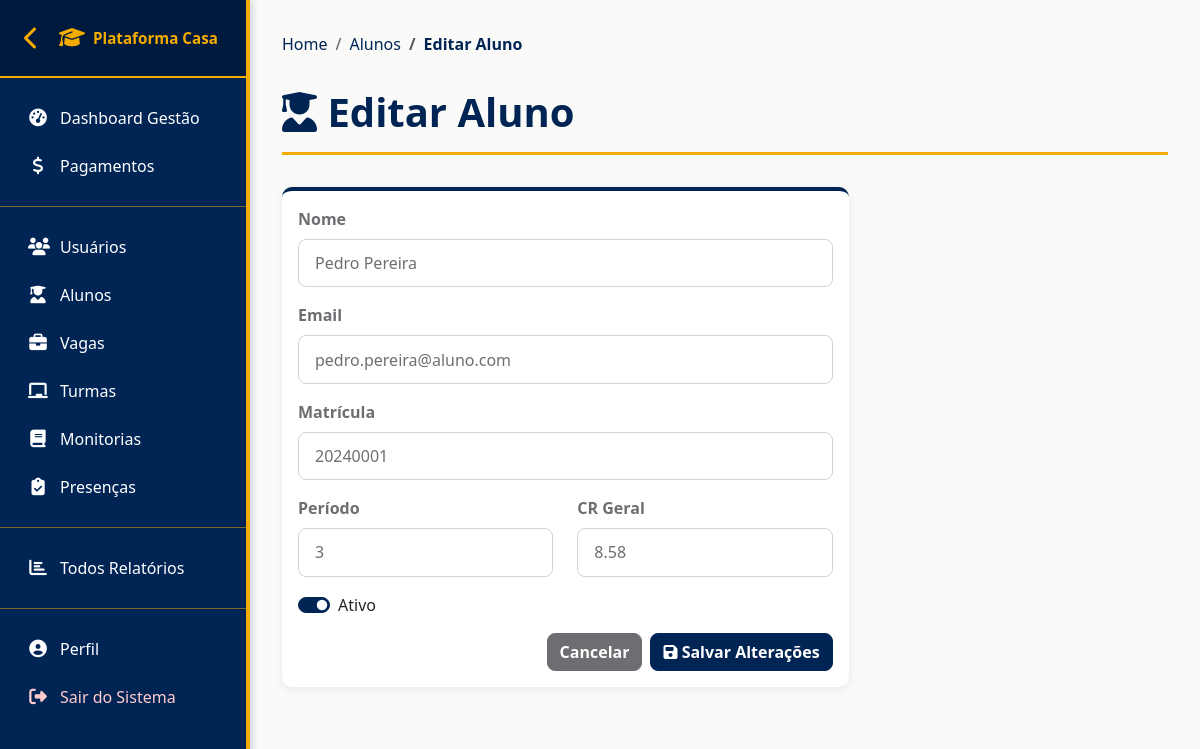
/alunos/11/editar/ (signed in), run on the app's committed database.
### plataforma_Casa/models.py (models this page shows, shortened)
class Usuario(models.Model):
    nome = models.CharField(max_length=100)
    email = models.EmailField(max_length=100)
    tipo_usuario = models.ForeignKey(TipoUsuario, on_delete=models.CASCADE)
    ativo = models.BooleanField(default=True)

class Aluno(Usuario):
    matricula = models.CharField(max_length=20, unique=True)
    curso = models.ForeignKey(Curso, on_delete=models.CASCADE)
    data_ingresso = models.DateField()
    periodo = models.IntegerField()
    cr_geral = models.FloatField()

### plataforma_Casa/views.py (the view, shortened to what this page needs)
# urls.py: path('alunos/<int:aluno_id>/editar/', views.editar_aluno, name='editar_aluno'),
@requer_admin_ou_coordenador
def editar_aluno(request, aluno_id):
    aluno = get_object_or_404(Aluno, id=aluno_id)
    context = {'aluno': aluno}
    return render(request, 'alunos/editar.html', context)

### plataforma_Casa/context_processors.py (called while the page is built, shortened)
def user_groups(request):
    if request.user.is_authenticated:
        return {
            'is_aluno': request.user.groups.filter(name='Aluno').exists(),
            'is_monitor': request.user.groups.filter(name='Monitor').exists(),
            'is_professor': request.user.groups.filter(name='Professor').exists(),
            'is_admin': request.user.is_staff or request.user.is_superuser,
        }

### plataforma_Casa/views.py (called while the page is built, shortened)
def requer_admin_ou_coordenador(view_func):
    @wraps(view_func)
    @login_required(login_url='login')
    def wrapper(request, *args, **kwargs):
        is_admin = request.user.is_staff or request.user.is_superuser
        is_coordenador = request.user.groups.filter(name='Coordenador').exists()
        return view_func(request, *args, **kwargs)
    return wrapper

### plataforma_Casa/templates/alunos/editar.html (shortened to what this page needs)
{% extends 'base.html' %}
{% block content %}
<nav aria-label="breadcrumb">
    <ol class="breadcrumb">
        <li class="breadcrumb-item"><a href="{% url 'dashboard' %}">Home</a></li>
        <li class="breadcrumb-item"><a href="{% url 'listar_alunos' %}">Alunos</a></li>
        <li class="breadcrumb-item active">Editar Aluno</li>
    </ol>
</nav>
<div class="page-title">
    <h1><i class="fas fa-user-graduate"></i> Editar Aluno</h1>
</div>
<div class="row">
    <div class="col-md-8">
        <div class="card">
            <div class="card-body">
                <form method="post">
                    <div class="mb-3">
                        <label for="nome" class="form-label">Nome</label>
                        <input type="text" class="form-control" id="nome" name="nome" value="{{ aluno.nome }}" required>
                    </div>
                    <div class="mb-3">
                        <label for="email" class="form-label">Email</label>
                        <input type="email" class="form-control" id="email" name="email" value="{{ aluno.email }}" required>
                    </div>
                    <div class="mb-3">
                        <label for="matricula" class="form-label">Matrícula</label>
                        <input type="text" class="form-control" id="matricula" name="matricula" value="{{ aluno.matricula }}" readonly>
                    </div>
                    <div class="row mb-3">
                        <div class="col-md-6">
                            <label for="periodo" class="form-label">Período</label>
                            <input type="number" class="form-control" id="periodo" name="periodo" value="{{ aluno.periodo }}" min="1" max="10" required>
                        </div>
                        <div class="col-md-6">
                            <label for="cr_geral" class="form-label">CR Geral</label>
                            <input type="number" class="form-control" id="cr_geral" name="cr_geral" step="0.01" value="{{ aluno.cr_geral }}" required>
                        </div>
                    </div>
                    <div class="mb-3">
                        <div class="form-check form-switch">
                            <input class="form-check-input" type="checkbox" id="ativo" name="ativo" {% if aluno.ativo %}checked{% endif %}>
                            <label class="form-check-label" for="ativo">
                                Ativo
                            </label>
                        </div>
                    </div>
                    <div class="d-grid gap-2 d-md-flex justify-content-md-end">
                        <a href="{% url 'listar_alunos' %}" class="btn btn-secondary">Cancelar</a>
                        <button type="submit" class="btn btn-primary">
                            <i class="fas fa-save"></i> Salvar Alterações
                        </button>
                    </div>
                </form>
            </div>
        </div>
    </div>
</div>
{% endblock %}

### plataforma_Casa/static/css/cores-institucionais.css (style rules this page uses)
:root { --cor-amarelo-institucional: #F5AC00; --cor-azul-escuro-principal: #002555; --cor-azul-auxiliar: #1245FF; --cor-cinza-escuro: #6d6e71; --cor-cinza-medio: #a7a9ab; --cor-cinza-claro: #d1d3d4; --cor-branco: #ffffff; --cor-preto: #000000; --cor-sucesso: #27ae60; --cor-erro: #e74c3c; --cor-aviso: #f39c12; --cor-info: #3498db; --sombra-leve: rgba(0, 37, 85, 0.1); --sombra-media: rgba(0, 37, 85, 0.2); --sombra-forte: rgba(0, 37, 85, 0.3); }
html, body { background-color: var(--cor-branco); color: var(--cor-cinza-escuro); font-family: 'Segoe UI', Tahoma, Geneva, Verdana, sans-serif; }
.card { border: 1px solid var(--cor-cinza-claro); border-top: 4px solid var(--cor-azul-escuro-principal); box-shadow: 0 2px 8px var(--sombra-leve); transition: all 0.3s ease; }
.btn-primary { background-color: var(--cor-azul-escuro-principal); border-color: var(--cor-azul-escuro-principal); color: var(--cor-branco); font-weight: 600; transition: all 0.3s ease; }
.btn-secondary { background-color: var(--cor-cinza-medio); border-color: var(--cor-cinza-medio); color: var(--cor-branco); font-weight: 600; }
.form-label { color: var(--cor-cinza-escuro); font-weight: 600; }
.form-control { border: 1px solid var(--cor-cinza-claro); color: var(--cor-cinza-escuro); transition: all 0.3s ease; }
.form-control::placeholder { color: var(--cor-cinza-medio); }
.form-check-input:checked { background-color: var(--cor-azul-escuro-principal); border-color: var(--cor-azul-escuro-principal); }
h1, h2, h3, h4, h5, h6 { color: var(--cor-azul-escuro-principal); font-weight: 700; }
h1 { border-bottom: 3px solid var(--cor-amarelo-institucional); padding-bottom: 0.5rem; }
a { color: var(--cor-azul-escuro-principal); text-decoration: none; transition: all 0.3s ease; }

### plataforma_Casa/static/css/cores-padrao.css (style rules this page uses)
:root { --cor-amarelo-institucional: #F5AC00; --cor-azul-escuro-principal: #002555; --cor-azul-auxiliar: #1245FF; --cor-cinza-escuro: #6d6e71; --cor-cinza-medio: #a7a9ab; --cor-cinza-claro: #d1d3d4; --cor-branco: #ffffff; --cor-preto: #000000; --cor-sucesso: #27ae60; --cor-erro: #e74c3c; --cor-aviso: #f39c12; --cor-info: #3498db; }
.bg-primary, .btn-primary, .badge.bg-primary, .alert-primary, .border-primary { background-color: var(--cor-azul-escuro-principal) !important; border-color: var(--cor-azul-escuro-principal) !important; color: var(--cor-branco) !important; }
.btn { border-radius: 8px; font-weight: 600; transition: all 0.3s ease; }
.card { border-radius: 10px; box-shadow: 0 2px 8px rgba(0, 0, 0, 0.08); border: none; border-top: 4px solid var(--cor-azul-escuro-principal); }
.display-4, h1, h2 { color: var(--cor-azul-escuro-principal); }
a { color: var(--cor-azul-escuro-principal); transition: all 0.3s ease; }
.btn-secondary { background-color: var(--cor-cinza-escuro) !important; border-color: var(--cor-cinza-escuro) !important; }
.breadcrumb-item.active { color: var(--cor-azul-escuro-principal) !important; }

### plataforma_Casa/templates/base.html (style rules this page uses)
* { margin: 0; padding: 0; box-sizing: border-box; }
body { background-color: #fafaf8; padding-top: 0; overflow-x: hidden; max-width: 100vw; }
html { overflow-x: hidden; max-width: 100vw; }
html, body { height: 100%; overflow-x: hidden; max-width: 100%; }
.page-title { color: #002555; font-weight: 700; margin-bottom: 2rem; border-bottom: 3px solid #F5AC00; padding-bottom: 1rem; }
.page-title h1 { border-bottom: none; padding-bottom: 0; margin-bottom: 0; }
.breadcrumb { background-color: transparent; padding: 0; margin-bottom: 2rem; }
.breadcrumb-item.active { color: #667eea; font-weight: 600; }
.form-control, .form-select { border-radius: 8px; padding: 0.7rem 1rem; }
.card, .table-responsive, img, iframe, video { max-width: 100%; overflow-x: auto; }
.main-content > * { max-width: 100%; }
.form-control, .form-select, input, textarea, select { max-width: 100%; box-sizing: border-box; }

### data on the page
Usuario: nome "Pedro Pereira", email "pedro.pereira@aluno.com", ativo "☑"
Aluno: matricula "20240001", periodo "3", cr_geral "8.58"
